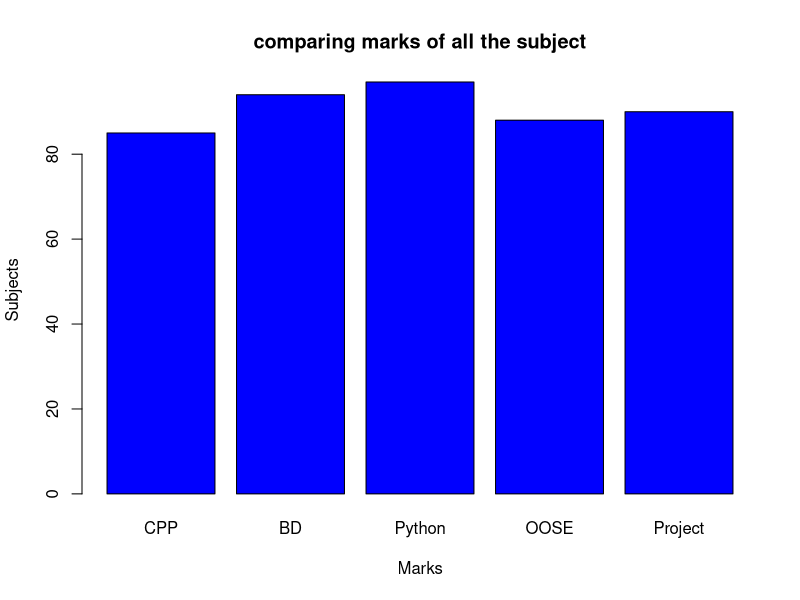

The R source for this figure:
#Write an R program to create a simple bar plot of five subject's marks
marks=c(85,94,97,88,90)
barplot(
  marks,
  main="comparing marks of all the subject",
  xlab="Marks",
  ylab="Subjects",
  names.arg=c("CPP","BD","Python","OOSE","Project"),
  col="blue",
  horiz=FALSE
        )
